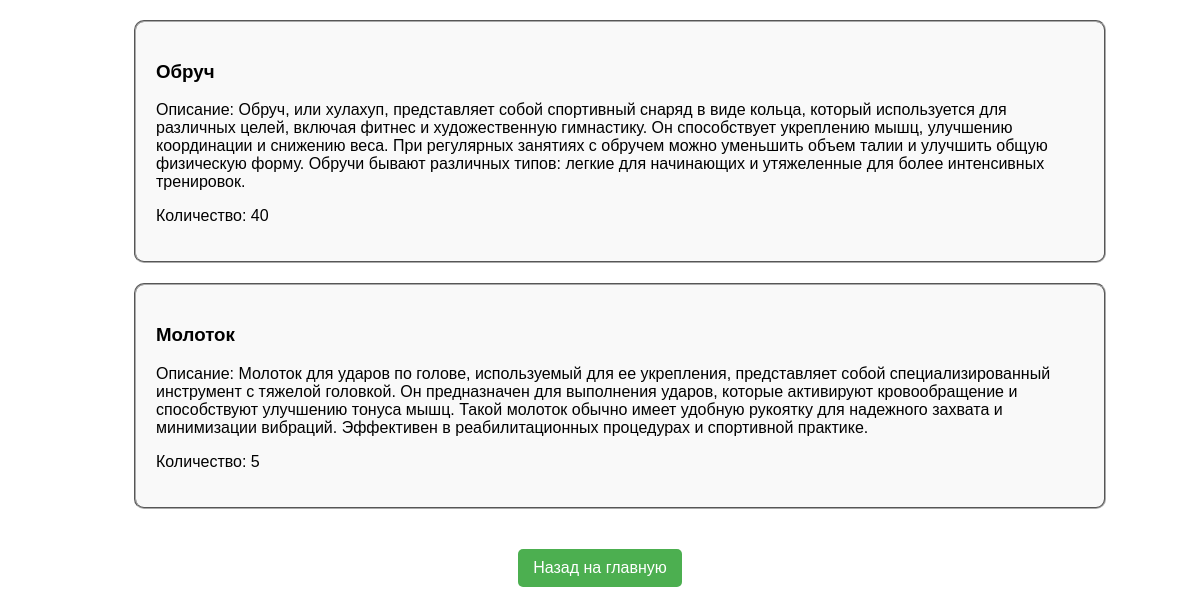
The app's page /inventory/owned_inventory/ (signed in) with its own data.
### invpage/models.py (models this page shows, shortened)
class Ownership(models.Model):
    user = models.ForeignKey(settings.AUTH_USER_MODEL, on_delete=models.CASCADE, related_name='owned_items', verbose_name=_("Пользователь"))
    item = models.ForeignKey(InventoryItem, on_delete=models.CASCADE, related_name='owners', verbose_name=_("Инвентарь"))
    quantity = models.PositiveIntegerField(default=1, verbose_name=_("Количество"))

class InventoryItem(models.Model):
    name = models.CharField(max_length=255, verbose_name=_("Название"))
    description = models.TextField(verbose_name=_("Описание"))
    status = models.CharField(max_length=50, default='Исправен', verbose_name=_("Статус"))
    item_id = models.AutoField(primary_key=True)
    quantity = models.PositiveIntegerField(default=0, verbose_name=_("Количество"))
    class Meta:
        verbose_name = _("предмет инвентаря")
        verbose_name_plural = _("Предметы инвентаря")

### invpage/views.py (the view)
# urls.py: path('owned_inventory/', owned_inv, name='owned_inv')
@login_required
def owned_inv(request):
    user = request.user
    owned_items = Ownership.objects.filter(user=user).select_related('item')
    return render(request, 'inventory_owned.html', {'owned_items': owned_items})

### invpage/templates/inventory_owned.html (shortened to what this page needs)
{% load static %}
<!DOCTYPE html>
<html lang="en">
<head>
    <link rel="stylesheet" href="{% static 'invpage/css/own_inv.css' %}">
</head>
<body>
<ul class="inventory-list good" id="inventory-list-good">
    {% for el in owned_items %}
        <li>
            <div class="inventory-card">
                <h3>{{ el.item.name }}</h3>
                <p>Описание: {{ el.item.description }}</p>
                <p>Количество: {{ el.quantity }}</p>
            </div>
        </li>
    {% empty %}
        <li>Нет доступного инвентаря.</li>
    {% endfor %}
</ul>
<div class="button-container">
    <a href="{% url 'index' %}">Назад на главную</a>
</div>
</body>
</html>

### invpage/static/invpage/css/own_inv.css (style rules this page uses)
body { font-family: Arial, sans-serif; margin: 0; padding: 0; }
.inventory-list.good { max-height: none; overflow: visible; }
.inventory-list li { border: 2px groove #aaa; border-radius: 10px; background-color: #f9f9f9; padding: 20px; width: 80%; margin: 20px auto; display: flex; flex-direction: column; }
a { display: inline-block; margin-top: 20px; padding: 10px 15px; background-color: #4CAF50; color: white; text-decoration: none; border-radius: 5px; text-align: center; }
.button-container { text-align: center; }

### records on screen
Ownership: item.name "Обруч", item.description "Обруч, или хулахуп, представляет собой спортивный снаряд в виде кольца, который используется для различных целей, включая фитнес и художественную гимнастику. Он способствует укреплению мышц, улучшению координации и снижению веса. При регулярных занятиях с обручем можно уменьшить объем талии и улучшить общую физическую форму. Обручи бывают различных типов: легкие для начинающих и утяжеленные для более интенсивных тренировок.", quantity "40"
Ownership: item.name "Молоток", item.description "Молоток для ударов по голове, используемый для ее укрепления, представляет собой специализированный инструмент с тяжелой головкой. Он предназначен для выполнения ударов, которые активируют кровообращение и способствуют улучшению тонуса мышц. Такой молоток обычно имеет удобную рукоятку для надежного захвата и минимизации вибраций. Эффективен в реабилитационных процедурах и спортивной практике.", quantity "5"
